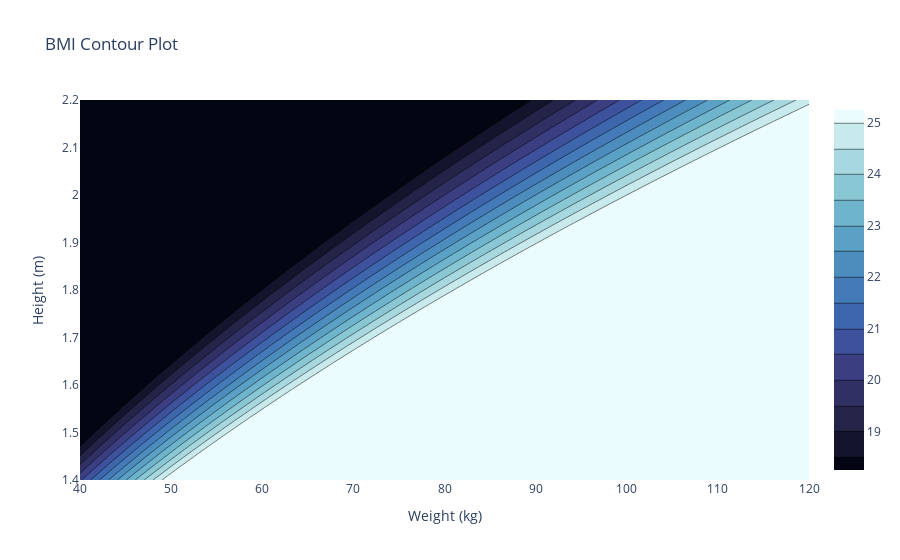

The cell this chart's notebook holds for it:
### Code cell
import plotly.graph_objs as go

# create trace
trace = go.Contour(
    x=weights,
    y=heights,
    z=bmi_values,
    contours=dict(
        start=18.5,
        end=25,
        size=0.5,
    ),
    colorscale='Ice',
)

# create layout
layout = go.Layout(
    title='BMI Contour Plot',
    xaxis=dict(title='Weight (kg)'),
    yaxis=dict(title='Height (m)'),
)

# create figure
fig = go.Figure(data=[trace], layout=layout)

# show plot
fig.show()
